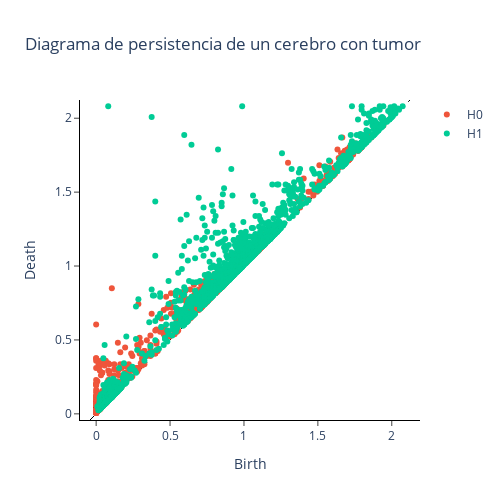
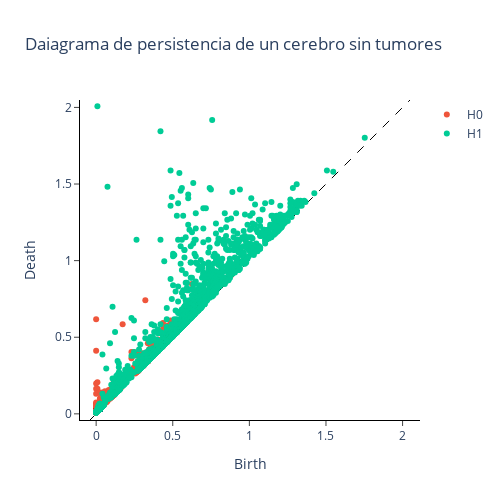

Notebook code cell kept with these figures, in order:
### Code cell
im_yes_scaled_plot = scaler.plot(im_yes_scaled, 
                                         plotly_params={'layout':{'title':'Diagrama de persistencia de un cerebro con tumor'}})
im_no_scaled_plot = scaler.plot(im_no_scaled, 
                                       plotly_params={'layout':{'title':'Daiagrama de persistencia de un cerebro sin tumores'}})

im_yes_scaled_plot.show()
im_no_scaled_plot.show()

### Figure 1 — Plotly figure (JSON) as saved in the notebook; plotly's stock layout.template omitted (floating-point values rounded to 4 significant figures; data arrays with more than 128 entries replaced by an {"elided": "..."} marker saying what was removed)
{"data": [{"hoverinfo": "none", "line": {"color": "black", "dash": "dash", "width": 1}, "mode": "lines", "showlegend": false, "type": "scatter", "x": [-0.04163, 2.123], "y": [-0.04163, 2.123]}, {"hoverinfo": "text", "hovertext": {"elided": "1173 str values"}, "mode": "markers", "name": "H0", "type": "scatter", "x": {"elided": "1173 float values"}, "y": {"elided": "1173 float values"}}, {"hoverinfo": "text", "hovertext": {"elided": "1504 str values"}, "mode": "markers", "name": "H1", "type": "scatter", "x": {"elided": "1504 float values"}, "y": {"elided": "1504 float values"}}], "layout": {"height": 500, "plot_bgcolor": "white", "title": {"text": "Diagrama de persistencia de un cerebro con tumor"}, "width": 500, "xaxis": {"autorange": false, "domain": [0, 1], "exponentformat": "e", "linecolor": "black", "linewidth": 1, "mirror": false, "range": [-0.1025, 2.184], "showexponent": "all", "showline": true, "side": "bottom", "ticks": "outside", "title": {"text": "Birth"}, "type": "linear", "zeroline": true}, "yaxis": {"autorange": false, "domain": [0, 1], "exponentformat": "e", "linecolor": "black", "linewidth": 1, "mirror": false, "range": [-0.04163, 2.123], "scaleanchor": "x", "scaleratio": 1, "showexponent": "all", "showline": true, "side": "left", "ticks": "outside", "title": {"text": "Death"}, "type": "linear", "zeroline": true}}}

### Figure 2 — Plotly figure (JSON) as saved in the notebook; plotly's stock layout.template omitted (floating-point values rounded to 4 significant figures; data arrays with more than 128 entries replaced by an {"elided": "..."} marker saying what was removed)
{"data": [{"hoverinfo": "none", "line": {"color": "black", "dash": "dash", "width": 1}, "mode": "lines", "showlegend": false, "type": "scatter", "x": [-0.04016, 2.048], "y": [-0.04016, 2.048]}, {"hoverinfo": "text", "hovertext": {"elided": "1449 str values"}, "mode": "markers", "name": "H0", "type": "scatter", "x": {"elided": "1449 float values"}, "y": {"elided": "1449 float values"}}, {"hoverinfo": "text", "hovertext": {"elided": "2695 str values"}, "mode": "markers", "name": "H1", "type": "scatter", "x": {"elided": "2695 float values"}, "y": {"elided": "2695 float values"}}], "layout": {"height": 500, "plot_bgcolor": "white", "title": {"text": "Daiagrama de persistencia de un cerebro sin tumores"}, "width": 500, "xaxis": {"autorange": false, "domain": [0, 1], "exponentformat": "e", "linecolor": "black", "linewidth": 1, "mirror": false, "range": [-0.09891, 2.107], "showexponent": "all", "showline": true, "side": "bottom", "ticks": "outside", "title": {"text": "Birth"}, "type": "linear", "zeroline": true}, "yaxis": {"autorange": false, "domain": [0, 1], "exponentformat": "e", "linecolor": "black", "linewidth": 1, "mirror": false, "range": [-0.04016, 2.048], "scaleanchor": "x", "scaleratio": 1, "showexponent": "all", "showline": true, "side": "left", "ticks": "outside", "title": {"text": "Death"}, "type": "linear", "zeroline": true}}}
